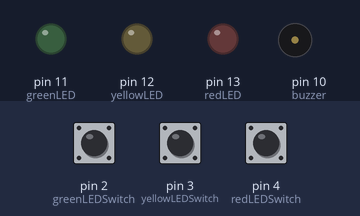
Bench run of a sketch on a simulated Arduino Uno, built with avr-gcc and run on an emulated ATmega328P. On the bench: output pins drawn as LEDs (lit = HIGH), buzzer (waves = sounding). The test bench sets the inputs (shaded band); at power-on: pin 2 (greenLEDSwitch) LOW, pin 3 (yellowLEDSwitch) LOW, pin 4 (redLEDSwitch) LOW.

Above: at 1.2 s.
1.3 s: pin 2 (greenLEDSwitch) pulled HIGH for 0.15 s
At 1.8 s:
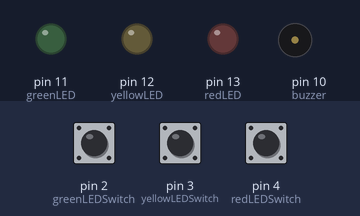
3.0 s: pin 3 (yellowLEDSwitch) pulled HIGH for 0.15 s
At 4.3 s:
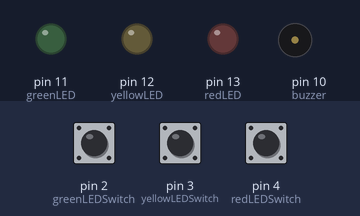
4.7 s: pin 4 (redLEDSwitch) pulled HIGH for 0.15 s
At 5.7 s:
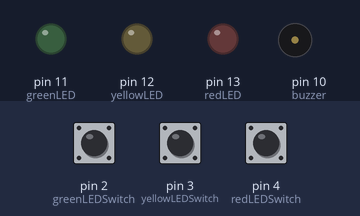
6.4 s: pin 4 (redLEDSwitch) pulled HIGH for 1 s
At 7.2 s:
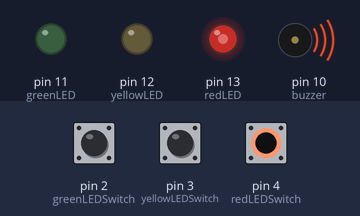
8.9 s: pin 2 (greenLEDSwitch) pulled HIGH for 1 s
At 9.6 s:
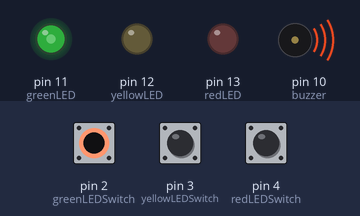
11.4 s: pin 2 (greenLEDSwitch) pulled HIGH for 3.2 s
At 15.6 s:
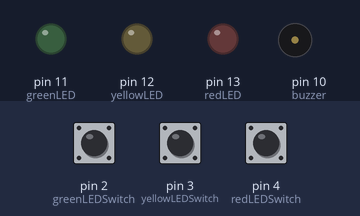
Timing chart, 0 to 17.1 s (numbered marks = the images above; inputs shaded):
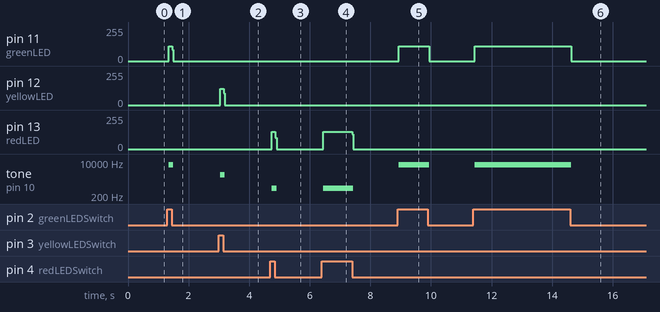

The sketch:

modulo02.ino
```cpp
// Outputs
const int buzzer = 10;
const int greenLED = 11;
const int yellowLED = 12;
const int redLED = 13;

// Inputs
const int greenLEDSwitch = 2;
const int yellowLEDSwitch = 3;
const int redLEDSwitch = 4;

// Estados dos botoes
int greenLEDSwitchState = 0;
int yellowLEDSwitchState = 0;
int redLEDSwitchState = 0;

int note_delay = 0;
int litLED = 0;

void setup () {
  pinMode(buzzer, OUTPUT);
  pinMode(greenLED, OUTPUT);
  pinMode(yellowLED, OUTPUT);
  pinMode(redLED, OUTPUT);
  pinMode(greenLEDSwitch, INPUT);
  pinMode(yellowLEDSwitch, INPUT);
  pinMode(redLEDSwitch, INPUT);
}

void loop () {
  greenLEDSwitchState = digitalRead(greenLEDSwitch);
  yellowLEDSwitchState = digitalRead(yellowLEDSwitch);
  redLEDSwitchState = digitalRead(redLEDSwitch);

  note_delay = 0;

  if (greenLEDSwitchState) {
    note_delay += 50;
    litLED = greenLED;
  }

  if (yellowLEDSwitchState) {
    note_delay += 200;
    litLED = yellowLED;
  }

  if (redLEDSwitchState) {
    note_delay += 1000;
    litLED = redLED;
  }

  if (note_delay > 0 && litLED > 0) {

    turnOn(litLED);
    turnOn(buzzer);
    delayMicroseconds(note_delay);
    turnOff(litLED);
    delayMicroseconds(note_delay);
    turnOff(buzzer);
  }
}

void strobe (int pin) {
  turnOn(pin);
  delay(100); // ms
  turnOff(pin);
  delay(100); // ms
}

void turnOn (int pin) {
  digitalWrite(pin, HIGH);
}

void turnOff (int pin) {
  digitalWrite(pin, LOW);
}
```

Measured:
- after the input at 1.3 s, pin 11 (greenLED): 0/255 → 112/255 at once, → 0/255 0.12 s later; tone on pin 10 (buzzer): silent → 7452 Hz at once, → silent 0.16 s later
- after the input at 3.0 s, pin 12 (yellowLED): 0/255 → 123/255 at once, → 0/255 0.12 s later; tone on pin 10 (buzzer): silent → 2311 Hz at once, → silent 0.16 s later
- after the input at 4.7 s, pin 13 (redLED): 0/255 → 129/255 at once, → 0/255 0.12 s later; tone on pin 10 (buzzer): silent → 492 Hz at once, → silent 0.16 s later
- after the input at 6.4 s, pin 13 (redLED): 0/255 → 129/255 at once, → 0/255 0.96 s later; tone on pin 10 (buzzer): silent → 492 Hz at once, → silent 1.0 s later
- after the input at 8.9 s, pin 11 (greenLED): 0/255 → 112/255 at once, → 0/255 1.0 s later; tone on pin 10 (buzzer): silent → 7452 Hz at once, → silent 1.0 s later
- after the input at 11.4 s, pin 11 (greenLED): 0/255 → 112/255 at once, → 0/255 3.2 s later; tone on pin 10 (buzzer): silent → 7452 Hz at once, → silent 3.2 s later
